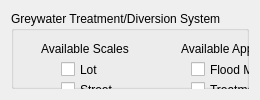
         <widget class="QWidget" name="page_5">
          <layout class="QGridLayout" name="gridLayout_5">
           <item row="0" column="0">
            <widget class="QGroupBox" name="GT_inputgroup">
             <property name="title">
              <string>Greywater Treatment/Diversion System</string>
             </property>
             <widget class="QCheckBox" name="checkBox_90">
              <property name="geometry">
               <rect>
                <x>180</x>
                <y>90</y>
                <width>101</width>
                <height>17</height>
               </rect>
              </property>
              <property name="text">
               <string>Harvesting</string>
              </property>
             </widget>
             <widget class="QCheckBox" name="checkBox_91">
              <property name="geometry">
               <rect>
                <x>50</x>
                <y>50</y>
                <width>70</width>
                <height>17</height>
               </rect>
              </property>
              <property name="text">
               <string>Lot</string>
              </property>
             </widget>
             <widget class="QCheckBox" name="checkBox_92">
              <property name="enabled">
               <bool>false</bool>
              </property>
              <property name="geometry">
               <rect>
                <x>50</x>
                <y>110</y>
                <width>101</width>
                <height>17</height>
               </rect>
              </property>
              <property name="text">
               <string>City-scale</string>
              </property>
             </widget>
             <widget class="QCheckBox" name="checkBox_93">
              <property name="geometry">
               <rect>
                <x>180</x>
                <y>50</y>
                <width>121</width>
                <height>17</height>
               </rect>
              </property>
              <property name="text">
               <string>Flood Mitigation</string>
              </property>
             </widget>
             <widget class="QLabel" name="label_55">
              <property name="geometry">
               <rect>
                <x>170</x>
                <y>30</y>
                <width>141</width>
                <height>16</height>
               </rect>
              </property>
              <property name="text">
               <string>Available Applications</string>
              </property>
             </widget>
             <widget class="QCheckBox" name="checkBox_94">
              <property name="geometry">
               <rect>
                <x>180</x>
                <y>70</y>
                <width>91</width>
                <height>17</height>
               </rect>
              </property>
              <property name="text">
               <string>Treatment</string>
              </property>
             </widget>
             <widget class="QLabel" name="label_56">
              <property name="geometry">
               <rect>
                <x>360</x>
                <y>10</y>
                <width>101</width>
                <height>141</height>
               </rect>
              </property>
              <property name="text">
               <string/>
              </property>
              <property name="pixmap">
               <pixmap>../../../../../../tech_greywater.png</pixmap>
              </property>
             </widget>
             <widget class="QLabel" name="label_57">
              <property name="geometry">
               <rect>
                <x>30</x>
                <y>30</y>
                <width>101</width>
                <height>16</height>
               </rect>
              </property>
              <property name="text">
               <string>Available Scales</string>
              </property>
             </widget>
             <widget class="QCheckBox" name="checkBox_95">
              <property name="geometry">
               <rect>
                <x>50</x>
                <y>90</y>
                <width>101</width>
                <height>17</height>
               </rect>
              </property>
              <property name="text">
               <string>Neighbourhood</string>
              </property>
             </widget>
             <widget class="QCheckBox" name="checkBox_96">
              <property name="geometry">
               <rect>
                <x>50</x>
                <y>70</y>
                <width>70</width>
                <height>17</height>
               </rect>
              </property>
              <property name="text">
               <string>Street</string>
              </property>
             </widget>
             <widget class="QCheckBox" name="checkBox_97">
              <property name="enabled">
               <bool>false</bool>
              </property>
              <property name="geometry">
               <rect>
                <x>180</x>
                <y>110</y>
                <width>141</width>
                <height>17</height>
               </rect>
              </property>
              <property name="text">
               <string>Microclimate Control</string>
              </property>
             </widget>
            </widget>
           </item>
          </layout>
         </widget>
